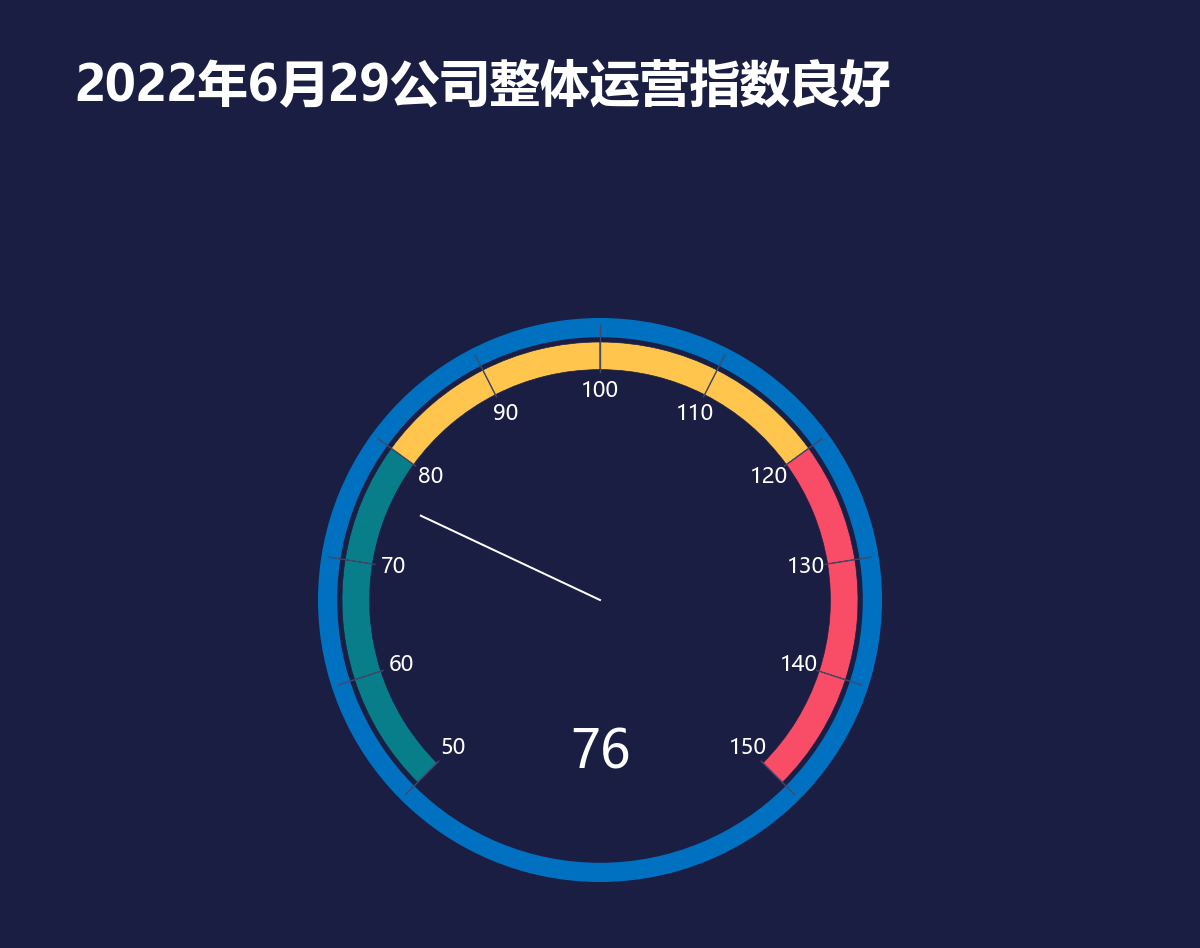

The Python source for this figure:
# -*- coding: utf-8 -*-
from pathlib import Path
import openpyxl
# 向上查找原始教材目录；只读，不修改 Excel。图形和标签共用同一组单元格值。
HERE = Path(__file__).resolve().parent
SOURCE = next((p for base in HERE.parents for p in base.glob('《*/第二章 图表(后15).xlsx')), None)
if SOURCE is None:
    raise FileNotFoundError('请把本文件夹放在教材 Excel 所在项目目录下。缺少 第二章 图表(后15).xlsx')
wb = openpyxl.load_workbook(SOURCE, data_only=True, read_only=True)
ws = wb['22 仪表盘图']
def col(letter, start, end):
    values = [ws[f'{letter}{r}'].value for r in range(start, end+1)]
    if any(v is None for v in values):
        raise ValueError(f'缺失数据：{ws.title}!{letter}{start}:{letter}{end}')
    return values

import numpy as np
import matplotlib
matplotlib.use('Agg')
import matplotlib.pyplot as plt
from matplotlib.patches import Rectangle, Circle, Wedge, Polygon, FancyBboxPatch
from matplotlib.colors import LinearSegmentedColormap
matplotlib.rcParams['font.sans-serif'] = ['Microsoft YaHei', 'SimHei']
matplotlib.rcParams['axes.unicode_minus'] = False
BG='#1A1E43'; BLUE='#0070C0'; RED='#E74E69'; YELLOW='#F5C353'; TEAL='#11A7AD'
def canvas(h=740):
    global fig,ax,H
    H=h
    fig=plt.figure(figsize=(10,h/100),dpi=120,facecolor=BG)
    ax=fig.add_axes([0,0,1,1],xlim=(0,1000),ylim=(h,0),facecolor=BG)
    ax.set_axis_off()
def text(x,y,s,size=13,color='white',ha='left',**kw):
    return ax.text(x,y,str(s),fontsize=size,color=color,ha=ha,va='center',**kw)
def rect(x,y,w,h,color,**kw):
    ax.add_patch(Rectangle((x,y),w,h,facecolor=color,edgecolor='none',**kw))
def header(title,subtitle='',note='*注：数据来源于公司销售系统，统计日期截至2022.06.30'):
    t=text(62,72,title,30,fontweight='bold')
    fig.canvas.draw()
    width=t.get_window_extent(fig.canvas.get_renderer()).width
    if width>fig.bbox.width*.9:t.set_fontsize(30*fig.bbox.width*.9/width)
    if subtitle:
        t=text(62,126,subtitle,18)
        fig.canvas.draw()
        width=t.get_window_extent(fig.canvas.get_renderer()).width
        if width>fig.bbox.width*.9:t.set_fontsize(18*fig.bbox.width*.9/width)
    if note: text(48,H-30,note,11,color='#D9D9D9')
def baseline(y=620,x0=95,x1=910):
    ax.plot([x0,x1],[y,y],color='#686A80',lw=.7)
def bar(x,v,scale,base=620,width=38,color=BLUE,label=True):
    rect(x-width/2,base-v*scale,width,v*scale,color)
    if label:text(x,base-v*scale-18,f'{v:g}',12,ha='center')
def finish():
    wb.close()
    fig.savefig(HERE/(Path(__file__).stem+'.png'),dpi=120,facecolor=BG)
    plt.close(fig)
if False:  # 此文件所有数值均来自上面的 ws/col，未嵌入 Excel 截图。
    pass

canvas(790)
v=ws['H3'].value
header('2022年6月29公司整体运营指数良好',note='')
cx,cy,r=500,500,235
ax.add_patch(Wedge((cx,cy),r,0,360,width=16,facecolor=BLUE))
for i in range(10):
    a=135+i*27
    c='#087E8B' if i<3 else ('#FFC54D' if i<7 else '#F94C66')
    ax.add_patch(Wedge((cx,cy),r-20,a,a+27,width=23,facecolor=c,edgecolor=BG,lw=.4))
for value in range(50,151,10):
    a=np.radians(135+(value-50)*2.7)
    ax.plot([cx+(r-45)*np.cos(a),cx+(r-6)*np.cos(a)],[cy+(r-45)*np.sin(a),cy+(r-6)*np.sin(a)],color='#454866',lw=.8)
    text(cx+(r-61)*np.cos(a),cy+(r-61)*np.sin(a),value,13,ha='center')
a=np.radians(135+(v-50)*2.7)
ax.plot([cx,cx+165*np.cos(a)],[cy,cy+165*np.sin(a)],color='white',lw=1.2)
text(cx,cy+128,f'{v:g}',31,ha='center')

finish()
